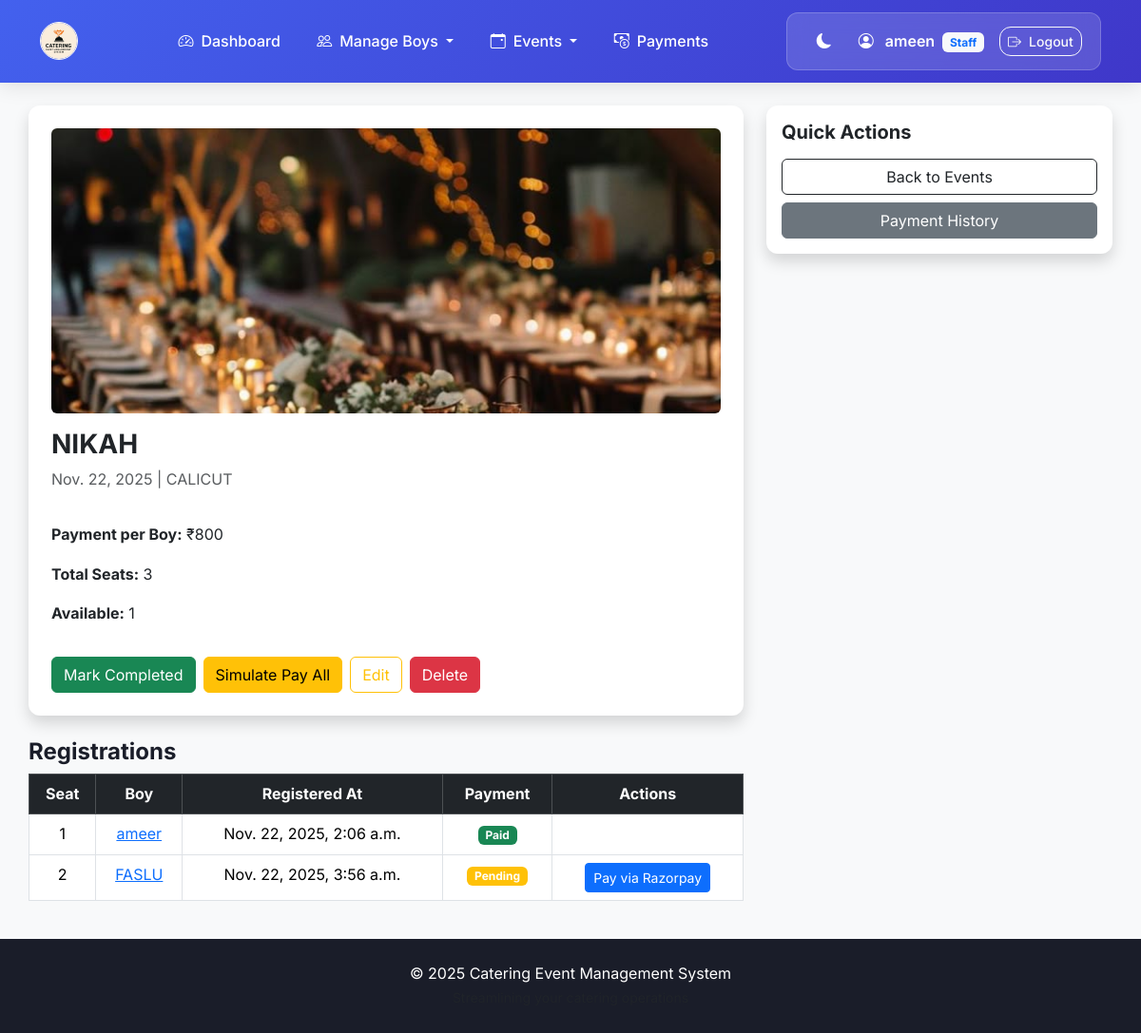
Page /events/10/ (signed in) on the committed database.
### event_app/models.py (models this page shows, shortened)
class CustomUser(AbstractUser):
    staff_id = models.CharField(max_length=20, unique=True, null=True, blank=True)
    boy_id = models.CharField(max_length=20, unique=True, null=True, blank=True)
    is_staff_user = models.BooleanField(default=False)
    is_boy_user = models.BooleanField(default=False)
    first_time_login = models.BooleanField(default=True)
    profile_pic = models.ImageField(upload_to="profile_pics/", blank=True, null=True)
    phone = models.CharField(max_length=15, blank=True, null=True)
    upi_id = models.CharField(max_length=50, blank=True, null=True)

class Event(models.Model):
    STATUS_CHOICES = (
        ('upcoming', 'Upcoming'),
        ('completed', 'Completed'),
    )
    title = models.CharField(max_length=200)
    date = models.DateField()
    location = models.CharField(max_length=200)
    description = models.TextField(blank=True, null=True)
    total_seats = models.PositiveIntegerField()
    payment_per_boy = models.PositiveIntegerField()
    event_status = models.CharField(max_length=20, choices=STATUS_CHOICES, default='upcoming')
    created_by = models.ForeignKey(
        settings.AUTH_USER_MODEL,
        on_delete=models.SET_NULL,
        null=True,
        limit_choices_to={'is_staff_user': True}
    )
    created_at = models.DateTimeField(auto_now_add=True)
    image = models.ImageField(upload_to="event_images/", null=True, blank=True)
    @property
    def available_seats(self):
        taken = Registration.objects.filter(event=self).count()
        return self.total_seats - taken

class Registration(models.Model):
    boy = models.ForeignKey(
        settings.AUTH_USER_MODEL,
        on_delete=models.CASCADE,
        limit_choices_to={'is_boy_user': True}
    )
    event = models.ForeignKey(Event, on_delete=models.CASCADE)
    seat_number = models.PositiveIntegerField()
    registration_date = models.DateTimeField(auto_now_add=True)

### event_app/views.py (the view, shortened to what this page needs)
# urls.py: path("events/<int:pk>/", views.EventDetailView.as_view(), name="event_detail"),
class EventDetailView(LoginRequiredMixin, View):
    template_name = "events/event_detail.html"
    def get(self, request, pk):
        event = get_object_or_404(Event, pk=pk)
        registrations = Registration.objects.filter(event=event).select_related("boy")
        user_registered = None
        if request.user.is_boy_user:
            user_registered = registrations.filter(boy=request.user).first()
        context = {
            "event": event,
            "registrations": registrations,
            "user_registered": user_registered,
            "available_seats": event.available_seats
        }
        return render(request, self.template_name, context)

### event_app/templates/events/event_detail.html (shortened to what this page needs)
{% extends "base.html" %}
{% load static %}
{% block content %}
<div class="row">
    <div class="col-md-8">
        <div class="card shadow p-4 mb-4">
            {% if event.image %}
            <img src="{{ event.image.url }}" class="img-fluid rounded mb-3" style="max-height:300px; object-fit:cover;"
                alt="Event Image">
            {% else %}
            <img src="{% static 'images/default_event.png' %}" class="img-fluid rounded mb-3"
                style="max-height:300px; object-fit:cover;" alt="Default Event">
            {% endif %}
            <h3 class="fw-bold">{{ event.title }}</h3>
            <p class="text-muted">{{ event.date }} | {{ event.location }}</p>
            <p><strong>Payment per Boy:</strong> ₹{{ event.payment_per_boy }}</p>
            <p><strong>Total Seats:</strong> {{ event.total_seats }}</p>
            <p><strong>Available:</strong> {{ available_seats }}</p>
            {% if request.user.is_staff_user %}
            <div class="d-flex gap-2 mt-3">
                <form method="post" action="{% url 'event_detail' event.pk %}">
                    <button type="submit" class="btn btn-success">Mark Completed</button>
                </form>
                <form method="post" action="{% url 'event_detail' event.pk %}">
                    <button type="submit" class="btn btn-warning">Simulate Pay All</button>
                </form>
                <a href="{% url 'edit_event' event.pk %}" class="btn btn-outline-warning">Edit</a>
                <a href="{% url 'delete_event' event.pk %}" class="btn btn-danger">Delete</a>
            </div>
            {% endif %}
        </div>
        <h4 class="fw-bold">Registrations</h4>
        <table class="table table-bordered text-center">
            <thead class="table-dark">
                <tr>
                    <th>Seat</th>
                    <th>Boy</th>
                    <th>Registered At</th>
                    <th>Payment</th>
                    {% if request.user.is_staff_user %}
                    <th>Actions</th>
                    {% endif %}
                </tr>
            </thead>
            <tbody>
                {% for r in registrations %}
                <tr>
                    <td>{{ r.seat_number }}</td>
                    <td>
                        {% if request.user.is_staff_user %}
                        <a href="{% url 'staff_boy_profile' r.boy.id %}">
                            {{ r.boy.username }}
                        </a>
                        {% else %}
                        {{ r.boy.username }}
                        {% endif %}
                    </td>
                    <td>{{ r.registration_date }}</td>
                    <td>
                        {% with payment=r.payment_set.first %}
                        {% if payment %}
                        {% if payment.payment_status == "Paid" %}
                        <span class="badge bg-success">Paid</span>
                        {% else %}
                        <span class="badge bg-warning">Pending</span>
                        {% endif %}
                        {% endif %}
                        {% endwith %}
                    </td>
                    {% if request.user.is_staff_user %}
                    <td>
                        <div class="d-flex justify-content-center">
                            {% with payment=r.payment_set.first %}
                            {% if payment %}
                            {% if payment.payment_status != "Paid" %}
                            <form method="post" action="{% url 'create_order' payment.id %}">
                                <button type="submit" class="btn btn-primary btn-sm">
                                    Pay via Razorpay
                                </button>
                            </form>
                            {% endif %}
                            {% endif %}
                            {% endwith %}
                        </div>
                    </td>
                    {% endif %}
                </tr>
                {% empty %}
                <tr>
                    <td colspan="5" class="text-center text-muted">No registrations yet</td>
                </tr>
                {% endfor %}
            </tbody>
        </table>
    </div>
    <div class="col-md-4">
        <div class="card shadow p-3">
            <h5 class="fw-bold mb-3">Quick Actions</h5>
            <div class="d-grid gap-2">
                <a href="{% url 'view_events' %}" class="btn btn-outline-dark">Back to Events</a>
                {% if request.user.is_staff_user %}
                <a href="{% url 'payment_history' %}" class="btn btn-secondary">
                    Payment History
                </a>
                {% endif %}
            </div>
        </div>
    </div>
</div>
{% endblock %}

### event_app/templates/base.html (shortened to what this page needs)
{% load static %}
<!DOCTYPE html>
<html lang="en">
<head>
    <link href="https://cdn.jsdelivr.net/npm/bootstrap@5.3.3/dist/css/bootstrap.min.css" rel="stylesheet">
    <link rel="stylesheet" href="https://cdn.jsdelivr.net/npm/bootstrap-icons@1.11.1/font/bootstrap-icons.css">
</head>
<body class="bg-light fade-in">
    <nav class="navbar navbar-expand-lg navbar-dark sticky-top">
        <div class="container">
            <a class="navbar-brand d-flex align-items-center" href="{% if user.is_authenticated %}{% if user.is_staff_user %}{% url 'staff_dashboard' %}{% else %}{% url 'boy_dashboard' %}{% endif %}{% else %}#{% endif %}">
                <img src="{% static 'images/logo.png' %}" alt="Logo" width="40" height="40" class="me-2 rounded-circle border border-light">
            </a>
            <div class="collapse navbar-collapse" id="navbarContent">
                {% if user.is_authenticated %}
                <ul class="navbar-nav mx-auto mb-2 mb-lg-0">
                    {% if user.is_staff_user %}
                    <li class="nav-item"><a class="nav-link text-white" href="{% url 'staff_dashboard' %}"><i class="bi bi-speedometer2 me-2"></i>Dashboard</a></li>
                    <li class="nav-item dropdown">
                        <a class="nav-link text-white dropdown-toggle" href="#" role="button" data-bs-toggle="dropdown" aria-expanded="false">
                            <i class="bi bi-people me-2"></i>Manage Boys
                        </a>
                    </li>
                    <li class="nav-item dropdown">
                        <a class="nav-link text-white dropdown-toggle" href="#" role="button" data-bs-toggle="dropdown" aria-expanded="false">
                            <i class="bi bi-calendar-event me-2"></i>Events
                        </a>
                    </li>
                    <li class="nav-item"><a class="nav-link text-white" href="{% url 'payment_history' %}"><i class="bi bi-cash-coin me-2"></i>Payments</a></li>
                    {% endif %}
                </ul>
                {% endif %}
                <div class="d-flex align-items-center user-info-box">
                    <button id="theme-toggle" class="btn btn-sm btn-link text-white p-0 me-3 theme-toggle-btn" title="Toggle theme" aria-label="Toggle dark mode">
                        <i id="theme-icon" class="bi bi-moon-fill fs-6"></i>
                    </button>
                    {% if user.is_authenticated %}
                    <span class="text-white fw-semibold me-3">
                        <i class="bi bi-person-circle me-2"></i>
                        {{ user.username }}
                        {% if user.is_staff_user %}<span class="badge bg-light text-primary ms-1">Staff</span>{% endif %}
                    </span>
                    <a href="{% url 'logout' %}" class="btn btn-outline-light btn-sm">
                        <i class="bi bi-box-arrow-right me-2"></i>Logout
                    </a>
                    {% endif %}
                </div>
            </div>
        </div>
    </nav>
    <div class="container py-4 main-content">
        {% block content %}{% endblock %}
    </div>
    <footer class="footer text-center">
        <div class="container">
            <p class="mb-0">© 2025 Catering Event Management System</p>
            <small class="text-muted">Streamlining your catering operations</small>
        </div>
    </footer>
</body>
</html>

### event_app/templates/base.html (style rules this page uses)
:root { --primary: #4361ee; --primary-light: #4895ef; --secondary: #3f37c9; --success: #4cc9f0; --dark: #1a1d29; --light: #f8f9fa; --gray: #6c757d; --gray-light: #e9ecef; --border-radius: 12px; --box-shadow: 0 10px 30px rgba(0, 0, 0, 0.08); --transition: all 0.3s cubic-bezier(0.25, 0.8, 0.25, 1); }
body { font-family: 'Inter', sans-serif; background-color: var(--light); color: var(--dark); transition: var(--transition); display: flex; flex-direction: column; min-height: 100vh; line-height: 1.6; }
.navbar { background: linear-gradient(135deg, var(--primary) 0%, var(--secondary) 100%); box-shadow: 0 4px 20px rgba(0, 0, 0, 0.1); padding: 0.8rem 0; transition: var(--transition); }
.navbar-brand { font-weight: 700; font-size: 1.4rem; letter-spacing: -0.5px; display: flex; align-items: center; transition: var(--transition); }
.navbar-brand img { transition: var(--transition); border-radius: 10px; }
.nav-link { font-weight: 500; padding: 0.5rem 1rem !important; margin: 0 0.2rem; border-radius: var(--border-radius); transition: var(--transition); position: relative; overflow: hidden; }
.nav-link::before { content: ''; position: absolute; bottom: 0; left: 50%; width: 0; height: 2px; background: rgba(255, 255, 255, 0.8); transition: var(--transition); transform: translateX(-50%); }
.user-info-box { background: rgba(255, 255, 255, 0.15); backdrop-filter: blur(10px); border-radius: var(--border-radius); padding: 0.6rem 1.2rem; border: 1px solid rgba(255, 255, 255, 0.2); transition: var(--transition); }
.theme-toggle-btn { transition: var(--transition); border-radius: 50%; width: 40px; height: 40px; display: flex; align-items: center; justify-content: center; }
.btn-outline-light { border-radius: var(--border-radius); transition: var(--transition); font-weight: 500; }
.main-content { flex: 1; padding: 2rem 0; }
.card { border: none; border-radius: var(--border-radius); box-shadow: var(--box-shadow); transition: var(--transition); overflow: hidden; }
.footer { background-color: var(--dark); color: white; padding: 1.5rem 0; margin-top: auto; transition: var(--transition); }
.fade-in { animation: fadeIn 0.5s ease-in-out; }

### rows in the picture
CustomUser: username "ameen"
Event: image (picture), title "NIKAH", date "Nov. 22, 2025", location "CALICUT", payment_per_boy "800", total_seats "3"
Registration: seat_number "1", boy.username "ameer", registration_date "Nov. 22, 2025, 2:06 a.m.", shows "Paid"
Registration: seat_number "2", boy.username "FASLU", registration_date "Nov. 22, 2025, 3:56 a.m.", shows "Pending", shows "Pay via Razorpay"

### other values in the picture
{{ available_seats }} "1"
